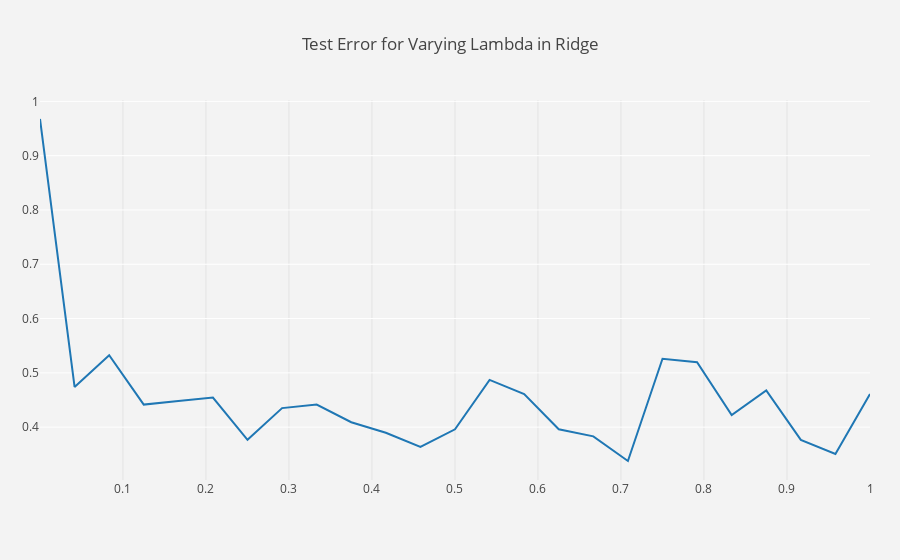

The notebook cell this image was saved under:
### Code cell
traces = []


traces.append(go.Scatter(x = np.linspace(1e-4,1,25).tolist(),
                            y = errors,
                            mode = 'lines'))

layout = go.Layout(
autosize=True,
title='Test Error for Varying Lambda in Ridge',
yaxis=dict(
    autorange=True,
    showgrid=True,
    zeroline=True,
    dtick=0,
    gridcolor='rgb(255, 255, 255)',
    gridwidth=1,
    zerolinecolor='rgb(255, 255, 255)',
    zerolinewidth=2,
),
margin=dict(
    l=40,
    r=30,
    b=80,
    t=100,
),
paper_bgcolor='rgb(243, 243, 243)',
plot_bgcolor='rgb(243, 243, 243)',
showlegend=False
)

fig = go.Figure(data=traces,layout=layout)

fig.show()

### Figure 1 — Plotly figure (JSON) as saved in the notebook; plotly's stock layout.template omitted (floating-point values rounded to 4 significant figures)
{"data": [{"mode": "lines", "type": "scatter", "uid": "39603f84-8936-44f3-88c8-001bb53b2687", "x": [0.0001, 0.04176, 0.08342, 0.1251, 0.1667, 0.2084, 0.2501, 0.2917, 0.3334, 0.3751, 0.4167, 0.4584, 0.5, 0.5417, 0.5834, 0.625, 0.6667, 0.7084, 0.75, 0.7917, 0.8333, 0.875, 0.9167, 0.9583, 1], "y": [0.9675, 0.474, 0.5325, 0.4416, 0.4481, 0.4545, 0.3766, 0.4351, 0.4416, 0.4091, 0.3896, 0.3636, 0.3961, 0.487, 0.461, 0.3961, 0.3831, 0.3377, 0.526, 0.5195, 0.4221, 0.4675, 0.3766, 0.3506, 0.461]}], "layout": {"autosize": true, "margin": {"b": 80, "l": 40, "r": 30, "t": 100}, "paper_bgcolor": "rgb(243, 243, 243)", "plot_bgcolor": "rgb(243, 243, 243)", "showlegend": false, "title": {"text": "Test Error for Varying Lambda in Ridge"}, "xaxis": {"autorange": true, "range": [0.0001, 1], "type": "linear"}, "yaxis": {"autorange": true, "dtick": 0, "gridcolor": "rgb(255, 255, 255)", "gridwidth": 1, "range": [0.3027, 1.003], "showgrid": true, "type": "linear", "zeroline": true, "zerolinecolor": "rgb(255, 255, 255)", "zerolinewidth": 2}}}
